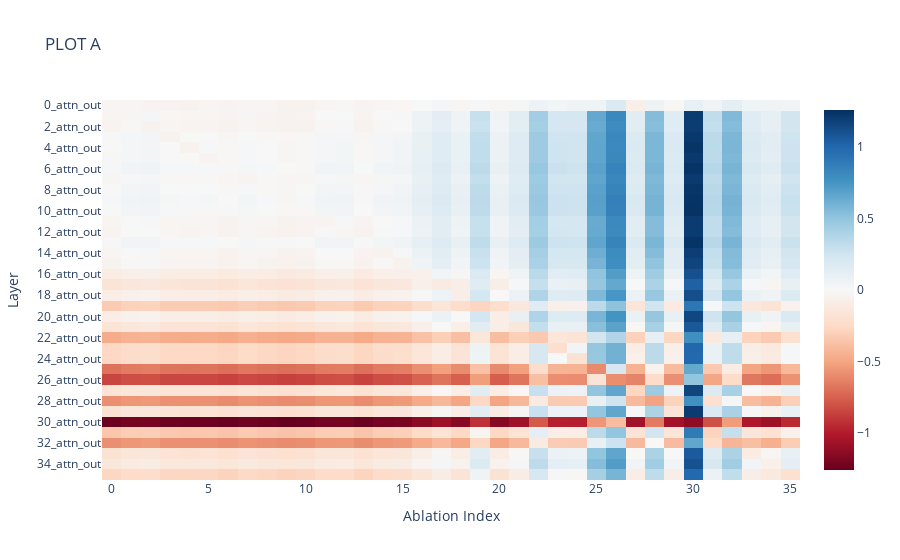

Here is the notebook cell this chart was saved with:
### Code cell
def plot_ablate_idx_x_effect_idx_sum(results, title, ablation="attn", logit="mle", idx_of_interest="all"):
    idx_of_interest = "_" if idx_of_interest=="all" else idx_of_interest
    layer_names = results["layer_names"]
    
    if logit=="mle":
        ablated_residual_logits = results["ablated_mle_residual_logits"]
        clean_final_logit = results["clean_mle_logit"]
        ablated_final_logits = results["total_ablated_mle_logits"]  
        clean_residual_logits = results["clean_mle_residual_logits"]    
        corrupted_residual_logits = results["corrupted_mle_residual_logits"]                     
    elif logit=="target":
        clean_final_logit = results["clean_target_logit"]
        ablated_final_logits = results["total_ablated_target_logits"]
        ablated_residual_logits = results["ablated_mle_residual_logits"]
        clean_residual_logits = results["clean_target_residual_logits"]
        corrupted_residual_logits = results["corrupted_target_residual_logits"]
        
    batch, ablation_idx, effect_idx = ablated_residual_logits.shape
        
    ablation_mask = torch.tensor([ablation in l for l in layer_names])
    effect_mask = torch.tensor([idx_of_interest in l for l in layer_names])
        
    ablated_residual_logits = ablated_residual_logits[:,:,effect_mask]
    clean_residual_logits = clean_residual_logits[:,effect_mask]
    corrupted_residual_logits = corrupted_residual_logits[:,effect_mask]
    
    direct_effect = torch.zeros((batch, ablation_idx))
    for i in range(batch):
        direct_effect[i] = torch.diagonal(ablated_residual_logits[i]) - clean_residual_logits[i]
    # direct_effect = corrupted_residual_logits[:,effect_mask] - clean_residual_logits
         
    # compensatory_effect = (ablated_residual_logits-corrupted_residual_logits.unsqueeze(-1)) 
    # compensatory_effect = direct_effect.unsqueeze(-1)
    
    compensatory_effect = ablated_residual_logits - clean_residual_logits.unsqueeze(-1)
    
    
    
    compensatory_effect = compensatory_effect.mean(dim=0)
    
    
    disp_layer_names = [l for l in layer_names if idx_of_interest in l]

    imshow(compensatory_effect,y=disp_layer_names,labels={"x":"Ablation Index", "y":"Layer"}, title="PLOT A")
    
plot_ablate_idx_x_effect_idx_sum(results,
                                 title="Δ Unembed of Attention Ablation on MLE Logit", logit="mle", 
                                 idx_of_interest="attn")

### Figure 1 — Plotly figure (JSON) as saved in the notebook; plotly's stock layout.template omitted (floating-point values rounded to 4 significant figures; data arrays with more than 128 entries replaced by an {"elided": "..."} marker saying what was removed)
{"data": [{"coloraxis": "coloraxis", "hovertemplate": "Ablation Index: %{x}<br>Layer: %{y}<br>color: %{z}<extra></extra>", "name": "0", "type": "heatmap", "xaxis": "x", "y": ["0_attn_out", "1_attn_out", "2_attn_out", "3_attn_out", "4_attn_out", "5_attn_out", "6_attn_out", "7_attn_out", "8_attn_out", "9_attn_out", "10_attn_out", "11_attn_out", "12_attn_out", "13_attn_out", "14_attn_out", "15_attn_out", "16_attn_out", "17_attn_out", "18_attn_out", "19_attn_out", "20_attn_out", "21_attn_out", "22_attn_out", "23_attn_out", "24_attn_out", "25_attn_out", "26_attn_out", "27_attn_out", "28_attn_out", "29_attn_out", "30_attn_out", "31_attn_out", "32_attn_out", "33_attn_out", "34_attn_out", "35_attn_out"], "yaxis": "y", "z": {"elided": "36x36 float values"}}], "layout": {"coloraxis": {"cmid": 0, "colorscale": [[0, "rgb(103,0,31)"], [0.1, "rgb(178,24,43)"], [0.2, "rgb(214,96,77)"], [0.3, "rgb(244,165,130)"], [0.4, "rgb(253,219,199)"], [0.5, "rgb(247,247,247)"], [0.6, "rgb(209,229,240)"], [0.7, "rgb(146,197,222)"], [0.8, "rgb(67,147,195)"], [0.9, "rgb(33,102,172)"], [1, "rgb(5,48,97)"]]}, "title": {"text": "PLOT A"}, "xaxis": {"anchor": "y", "constrain": "domain", "domain": [0, 1], "scaleanchor": "y", "title": {"text": "Ablation Index"}}, "yaxis": {"anchor": "x", "autorange": "reversed", "constrain": "domain", "domain": [0, 1], "title": {"text": "Layer"}}}}
